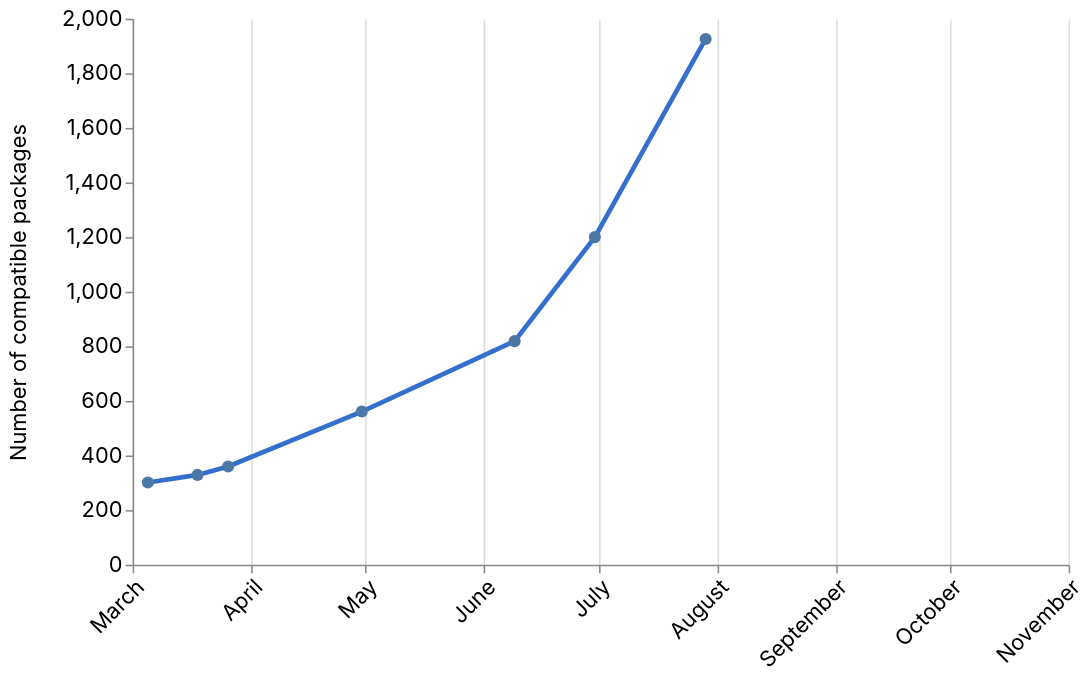

Here is the Vega-Lite specification saved for this chart:
### Vega specification from a JSON file in a GitHub repository (floating-point values rounded to 4 significant figures)
{"$schema": "https://vega.github.io/schema/vega/v5.json", "width": 600, "height": 350, "padding": 5, "data": [{"name": "table", "transform": [{"type": "formula", "expr": "datetime(datum.snapshotYear, datum.snapshotMonth, datum.snapshotDay)", "as": "snapshotDate"}], "values": [{"snapshotYear": 2024, "snapshotMonth": 2, "snapshotDay": 5, "numPackages": 301}, {"snapshotYear": 2024, "snapshotMonth": 2, "snapshotDay": 18, "numPackages": 329}, {"snapshotYear": 2024, "snapshotMonth": 2, "snapshotDay": 26, "numPackages": 360}, {"snapshotYear": 2024, "snapshotMonth": 3, "snapshotDay": 30, "numPackages": 561}, {"snapshotYear": 2024, "snapshotMonth": 5, "snapshotDay": 9, "numPackages": 819}, {"snapshotYear": 2024, "snapshotMonth": 5, "snapshotDay": 30, "numPackages": 1200}, {"snapshotYear": 2024, "snapshotMonth": 6, "snapshotDay": 29, "numPackages": 1926}]}], "scales": [{"name": "xscale", "type": "time", "domain": [{"signal": "datetime(2024, 2, 1)"}, {"signal": "datetime(2024, 10, 1)"}], "range": "width"}, {"name": "yscale", "type": "linear", "domain": {"data": "table", "field": "numPackages"}, "range": "height", "nice": true}], "axes": [{"orient": "bottom", "scale": "xscale", "grid": true, "labelFont": {"value": "-apple-system, BlinkMacSystemFont, 'SF Hello', 'Segoe UI', Roboto, 'Helvetica Neue', Arial, sans-serif"}, "labelFontSize": {"value": 14}, "labelAngle": {"value": -45}, "labelAlign": {"value": "right"}}, {"orient": "left", "scale": "yscale", "labelFont": {"value": "-apple-system, BlinkMacSystemFont, 'SF Hello', 'Segoe UI', Roboto, 'Helvetica Neue', Arial, sans-serif"}, "labelFontSize": {"value": 14}, "title": "Number of compatible packages", "titlePadding": {"value": 20}, "titleFont": {"value": "-apple-system, BlinkMacSystemFont, 'SF Hello', 'Segoe UI', Roboto, 'Helvetica Neue', Arial, sans-serif"}, "titleFontWeight": {"value": "normal"}, "titleFontSize": {"value": 14}}], "marks": [{"type": "line", "from": {"data": "table"}, "encode": {"enter": {"x": {"scale": "xscale", "field": "snapshotDate"}, "y": {"scale": "yscale", "field": "numPackages"}, "stroke": {"value": "#356fce"}, "strokeWidth": {"value": 3}}}}, {"type": "symbol", "from": {"data": "table"}, "encode": {"enter": {"x": {"scale": "xscale", "field": "snapshotDate"}, "y": {"scale": "yscale", "field": "numPackages"}, "size": {"value": 60}, "tooltip": {"signal": "timeFormat(datum.snapshotDate, '%b %d, %Y') + ' - ' + datum.numPackages + ' packages'"}}}}]}
